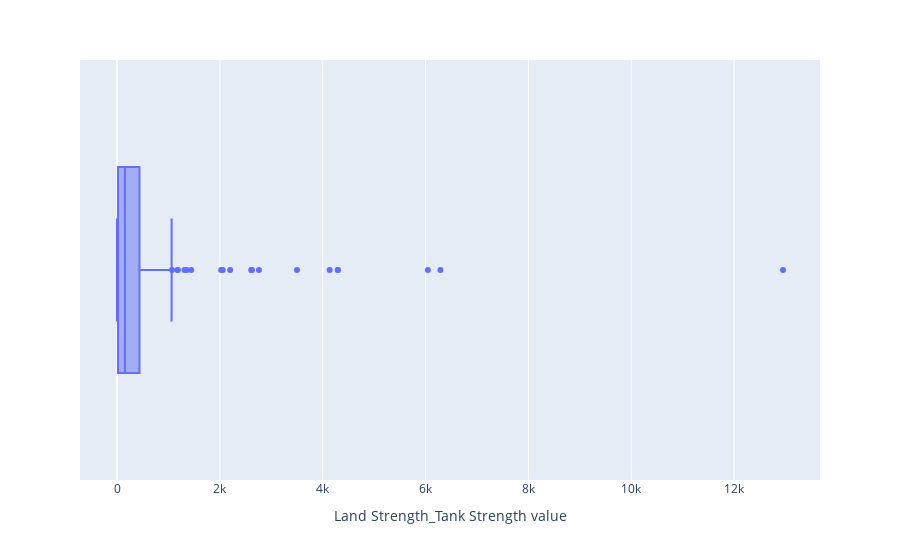

This figure's notebook cell:
### Code cell
fig = px.box(value_df,
             x=value_df["Land Strength_Tank Strength value"],
             hover_name=value_df["country"])

fig.show()

### Figure 1 — Plotly figure (JSON) as saved in the notebook; plotly's stock layout.template omitted (floating-point values rounded to 4 significant figures; data arrays with more than 128 entries replaced by an {"elided": "..."} marker saying what was removed)
{"data": [{"alignmentgroup": "True", "hovertemplate": "<b>%{hovertext}</b><br><br>Land Strength_Tank Strength value=%{x}<extra></extra>", "hovertext": {"elided": "138 str values"}, "legendgroup": "", "marker": {"color": "#636efa"}, "name": "", "notched": false, "offsetgroup": "", "orientation": "h", "showlegend": false, "type": "box", "x": {"elided": "138 int values"}, "x0": " ", "xaxis": "x", "y0": " ", "yaxis": "y"}], "layout": {"boxmode": "group", "legend": {"tracegroupgap": 0}, "margin": {"t": 60}, "xaxis": {"anchor": "y", "domain": [0, 1], "title": {"text": "Land Strength_Tank Strength value"}}, "yaxis": {"anchor": "x", "domain": [0, 1]}}}
